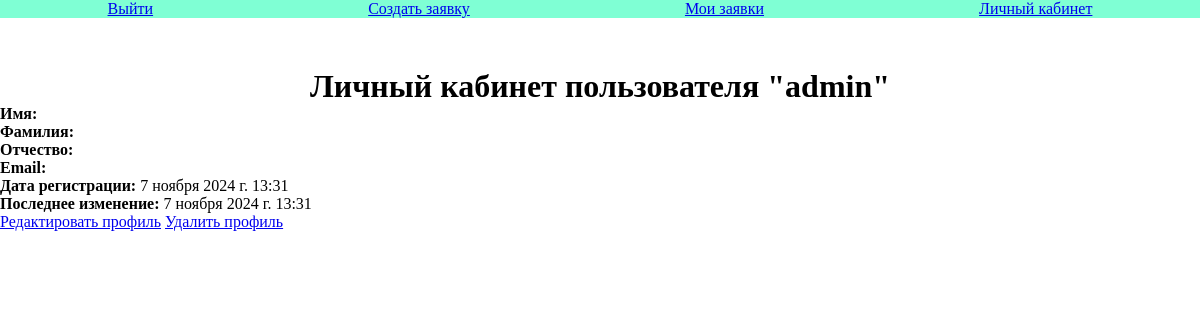
Page /design/profile/ (signed in) on the earlier database version.
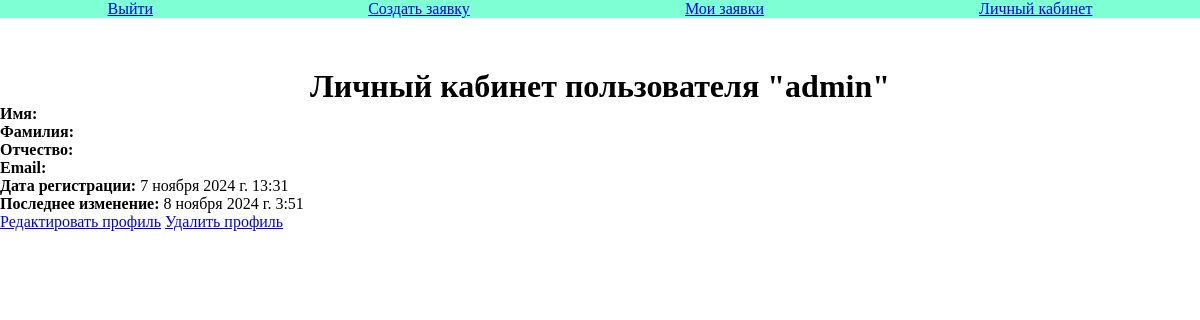
Same page on the later database version.
### design/models.py (models this page shows, shortened)
class AdvUser(AbstractUser):
    patronymic = models.CharField(max_length=50, blank=True)

### design/views.py (the view)
# urls.py: path('profile/', views.profile, name='profile'),
@login_required
def profile(request):
    user = request.user
    context = {'user': user}
    return render(request, 'design/profile.html', context)

### design/templates/design/profile.html (shortened to what this page needs)
{% extends 'design/base.html' %}
{% block content %}
    <h1>Личный кабинет пользователя "{{ user.username }}"</h1>
    <ul>
        <li><strong>Имя:</strong> {{ user.first_name }}</li>
        <li><strong>Фамилия:</strong> {{ user.last_name }}</li>
        <li><strong>Отчество:</strong> {{ user.patronymic }}</li>
        <li><strong>Email:</strong> {{ user.email }}</li>
        <li><strong>Дата регистрации:</strong> {{ user.date_joined }}</li>
        <li><strong>Последнее изменение:</strong> {{ user.last_login }}</li>
    </ul>
    <a type="button" href="{% url 'edit_profile' %}">Редактировать профиль</a>
    <a type="button" href="{% url 'delete_profile' %}">Удалить профиль</a>
{% endblock %}

Differences in the rows shown:
changed AdvUser "admin": last_login "7 ноября 2024 г. 13:31" → "8 ноября 2024 г. 3:51"
